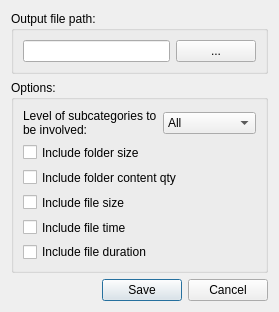
<?xml version="1.0" encoding="UTF-8"?>
<ui version="4.0">
 <class>Dialog</class>
 <widget class="QDialog" name="Dialog">
  <property name="geometry">
   <rect>
    <x>0</x>
    <y>0</y>
    <width>279</width>
    <height>283</height>
   </rect>
  </property>
  <property name="windowTitle">
   <string>Output settings</string>
  </property>
  <layout class="QVBoxLayout" name="verticalLayout">
   <item>
    <widget class="QGroupBox" name="groupBox">
     <property name="title">
      <string>Output file path:</string>
     </property>
     <layout class="QVBoxLayout" name="verticalLayout_4">
      <item>
       <layout class="QHBoxLayout" name="horizontalLayout_2">
        <item>
         <widget class="QLineEdit" name="lineEdit"/>
        </item>
        <item>
         <widget class="QPushButton" name="pushButton">
          <property name="text">
           <string>...</string>
          </property>
         </widget>
        </item>
       </layout>
      </item>
     </layout>
    </widget>
   </item>
   <item>
    <widget class="QGroupBox" name="groupBox_2">
     <property name="title">
      <string>Options:</string>
     </property>
     <layout class="QVBoxLayout" name="verticalLayout_3">
      <item>
       <layout class="QHBoxLayout" name="horizontalLayout">
        <item>
         <widget class="QLabel" name="label">
          <property name="text">
           <string>Level of subcategories to be involved:</string>
          </property>
          <property name="wordWrap">
           <bool>true</bool>
          </property>
         </widget>
        </item>
        <item>
         <widget class="QComboBox" name="comboBox">
          <item>
           <property name="text">
            <string>All</string>
           </property>
          </item>
          <item>
           <property name="text">
            <string>0</string>
           </property>
          </item>
          <item>
           <property name="text">
            <string>1</string>
           </property>
          </item>
          <item>
           <property name="text">
            <string>2</string>
           </property>
          </item>
          <item>
           <property name="text">
            <string>3</string>
           </property>
          </item>
          <item>
           <property name="text">
            <string>4</string>
           </property>
          </item>
         </widget>
        </item>
       </layout>
      </item>
      <item>
       <layout class="QVBoxLayout" name="verticalLayout_2">
        <property name="topMargin">
         <number>0</number>
        </property>
        <item>
         <widget class="QCheckBox" name="checkBox">
          <property name="text">
           <string>Include folder size</string>
          </property>
         </widget>
        </item>
        <item>
         <widget class="QCheckBox" name="checkBox_2">
          <property name="text">
           <string>Include folder content qty</string>
          </property>
         </widget>
        </item>
        <item>
         <widget class="QCheckBox" name="checkBox_3">
          <property name="text">
           <string>Include file size</string>
          </property>
         </widget>
        </item>
        <item>
         <widget class="QCheckBox" name="checkBox_4">
          <property name="text">
           <string>Include file time</string>
          </property>
         </widget>
        </item>
        <item>
         <widget class="QCheckBox" name="checkBox_5">
          <property name="text">
           <string>Include file duration</string>
          </property>
         </widget>
        </item>
       </layout>
      </item>
     </layout>
    </widget>
   </item>
   <item>
    <widget class="QDialogButtonBox" name="buttonBox">
     <property name="orientation">
      <enum>Qt::Horizontal</enum>
     </property>
     <property name="standardButtons">
      <set>QDialogButtonBox::Cancel|QDialogButtonBox::Save</set>
     </property>
    </widget>
   </item>
  </layout>
 </widget>
 <resources/>
 <connections>
  <connection>
   <sender>buttonBox</sender>
   <signal>accepted()</signal>
   <receiver>Dialog</receiver>
   <slot>accept()</slot>
   <hints>
    <hint type="sourcelabel">
     <x>248</x>
     <y>254</y>
    </hint>
    <hint type="destinationlabel">
     <x>157</x>
     <y>274</y>
    </hint>
   </hints>
  </connection>
  <connection>
   <sender>buttonBox</sender>
   <signal>rejected()</signal>
   <receiver>Dialog</receiver>
   <slot>reject()</slot>
   <hints>
    <hint type="sourcelabel">
     <x>316</x>
     <y>260</y>
    </hint>
    <hint type="destinationlabel">
     <x>286</x>
     <y>274</y>
    </hint>
   </hints>
  </connection>
 </connections>
</ui>
